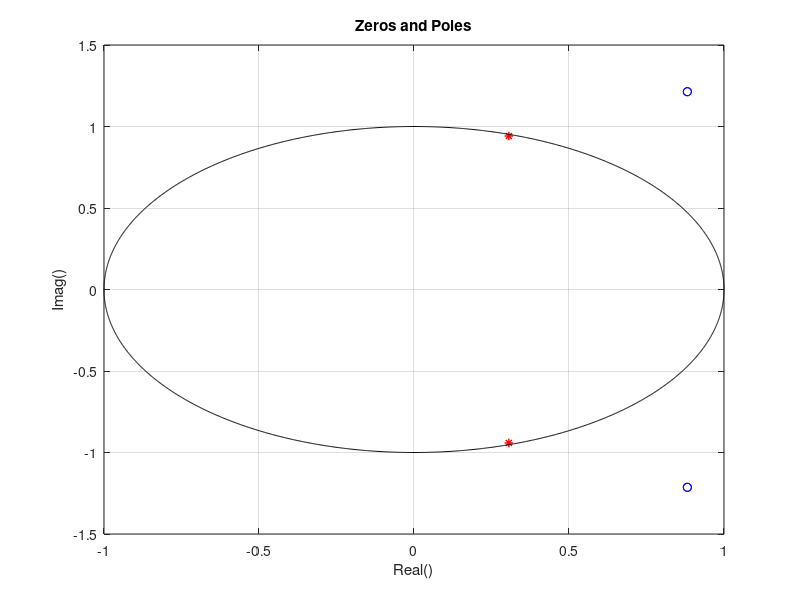
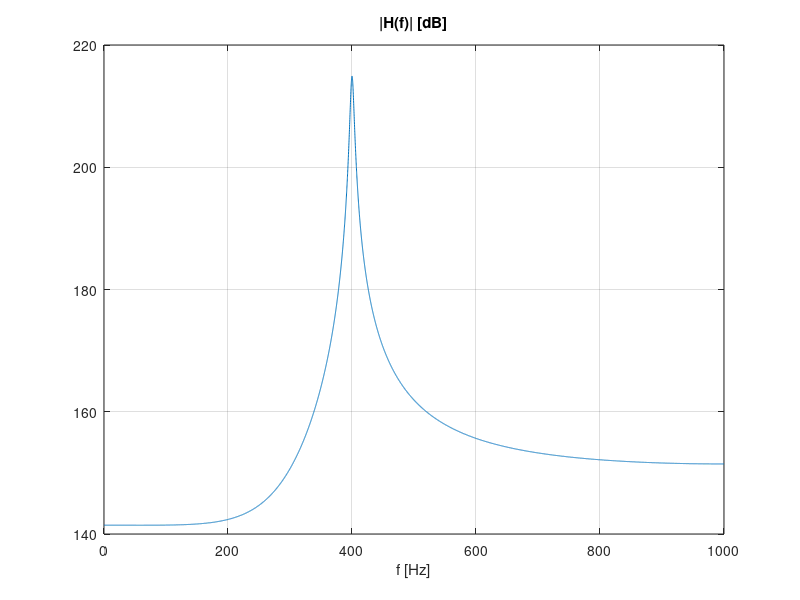
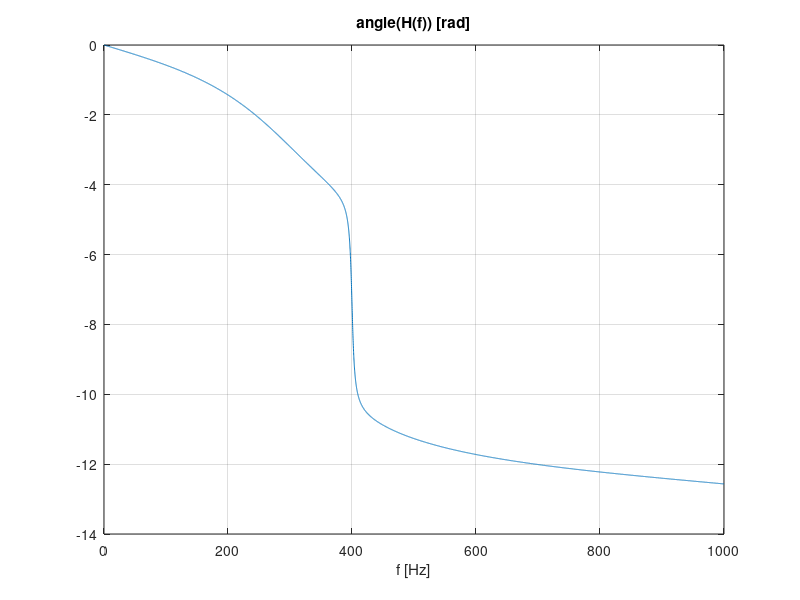
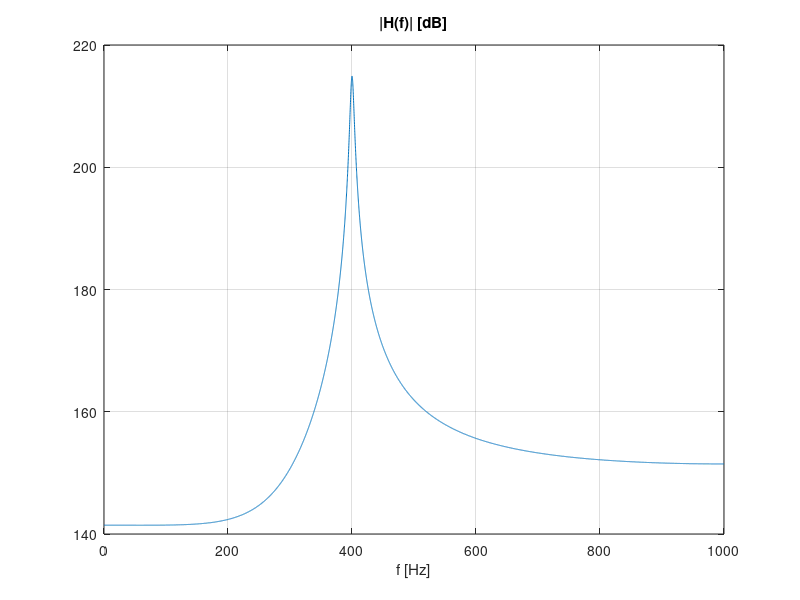

Here is the MATLAB script that generated these plots, in order:
%dsp08_ex_iir_intro.m
clear all; close all; clc;
% Design/choice of filter coefficients
fs = 2000; % sampling frequency
if(0) % choosing polynomial coefficients
b = [2,3]; % [ b0, b1 ]
a = [1, 0.2, 0.3, 0.4]; % [ a0=1, a2, a3, a4]
z = roots(b); p = roots(a); % [b,a] --> [z,p]
else % choosing polynomial roots
gain = 1e+7;
z = [ 1.5, 1.5 ] .* exp(j*2*pi*[ 300 ]/fs); z = [z conj(z)];
p = [ 0.99,0.99 ] .* exp(j*2*pi*[ 400 ]/fs); p = [p conj(p)];
b = gain*poly(z), a = poly(p), % [z,p] --> [b,a]
end
figure;
var = 0 : pi/1000 : 2*pi; c=cos(var); s=sin(var);
plot(real(z),imag(z),'bo', real(p),imag(p),'r*',c,s,'k-'); grid;
title('Zeros and Poles'); xlabel('Real()'); ylabel('Imag()');
% Verification of filter responses: amplitude, phase, impulse, step
f = 0 : 0.1 : 1000; % frequency in hertz
wn = 2*pi*f/fs; % normalized pulsation, radial frequency
zz = exp(-j*wn); % Z transform variable z^(-1)
H = polyval(b(end:-1:1),zz) ./ polyval( a(end:-1:1),zz); % ratio of two polynomials
% H = freqz(b,a,f,fs) % all-in-one Matlab function
figure; plot(f,20*log10(abs(H))); xlabel('f [Hz]'); title('|H(f)| [dB]'); grid;
figure; plot(f,unwrap(angle(H))); xlabel('f [Hz]'); title('angle(H(f)) [rad]'); grid;
zz = exp(j*wn); % Z transform variable
H = polyval(b,zz) ./ polyval(a,zz); % FR=TF for zz=exp(j*om): ratio of two polynomials
% H = freqz(b,a,f,fs) % all-in-one Matlab function
figure; plot(f,20*log10(abs(H))); xlabel('f [Hz]'); title('|H(f)| [dB]'); grid;
figure; plot(f,unwrap(angle(H))); xlabel('f [Hz]'); title('angle(H(f)) [rad]'); grid;